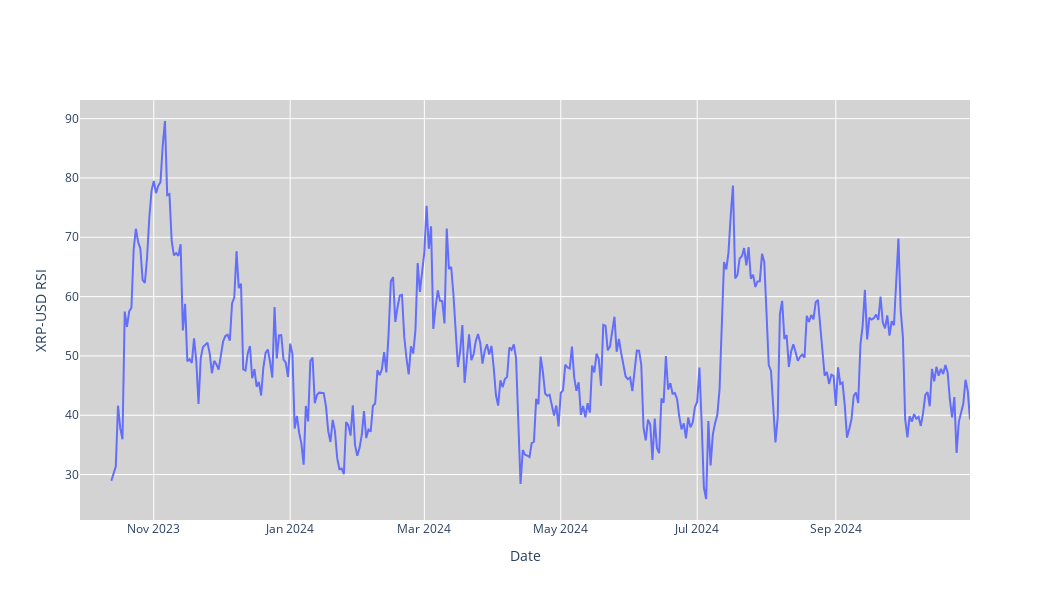

Notebook cell for this chart:
### Code cell
#RSI
fig = go.Figure(data=[go.Scatter(x=stock_data.index, y=stock_data['RSI'], mode='lines', name='RSI')])
fig.update_layout(
    xaxis_rangeslider_visible=False,
    yaxis_title=f'{ticker} RSI',
    xaxis_title='Date',
    plot_bgcolor='lightgrey',
    width=1050,
    height=600
)
fig.show()
fig.write_image('./images/RSI.png')

### Figure 1 — Plotly figure (JSON) as saved in the notebook; plotly's stock layout.template omitted (floating-point values rounded to 4 significant figures; data arrays with more than 128 entries replaced by an {"elided": "..."} marker saying what was removed)
{"data": [{"mode": "lines", "name": "RSI", "type": "scatter", "x": {"elided": "399 str values"}, "y": {"elided": "399 float values"}}], "layout": {"height": 600, "plot_bgcolor": "lightgrey", "width": 1050, "xaxis": {"rangeslider": {"visible": false}, "title": {"text": "Date"}}, "yaxis": {"title": {"text": "XRP-USD RSI"}}}}
